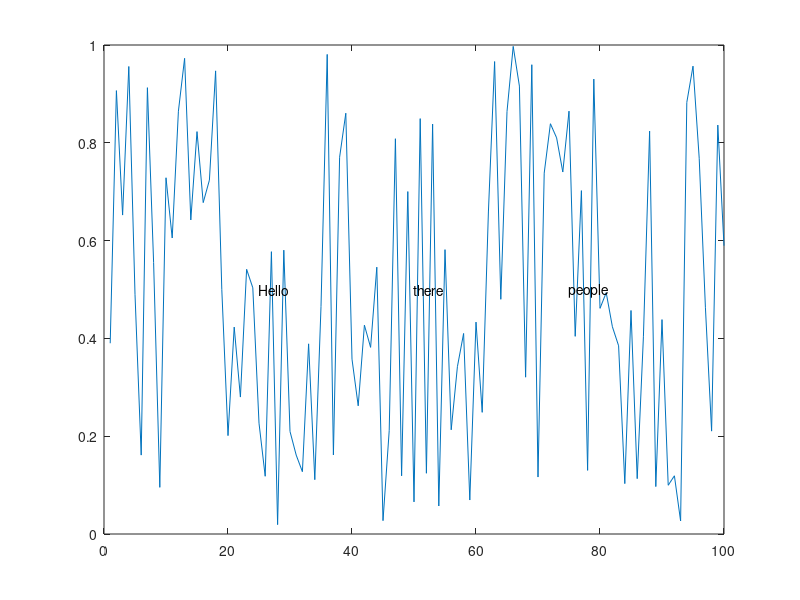

Write MATLAB code to recreate this figure.
function result = test_text_005
result = false;
a = figure;
plot(rand(1,100));
text([25,50,75],[.5,.5,.5],{'Hello','there','people'});
drawnow;
close(a);
result = true;
